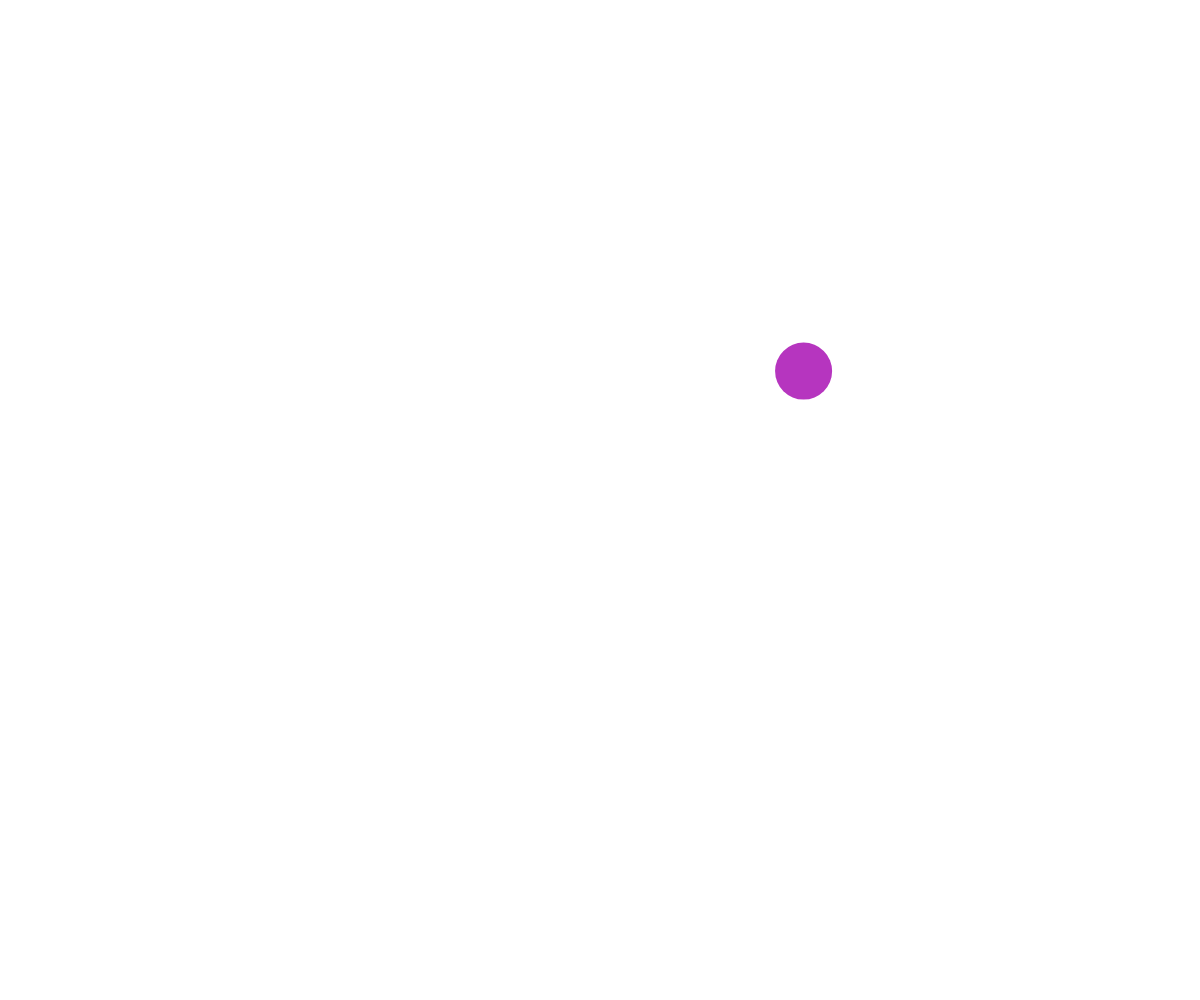
Frame 1 (no input)
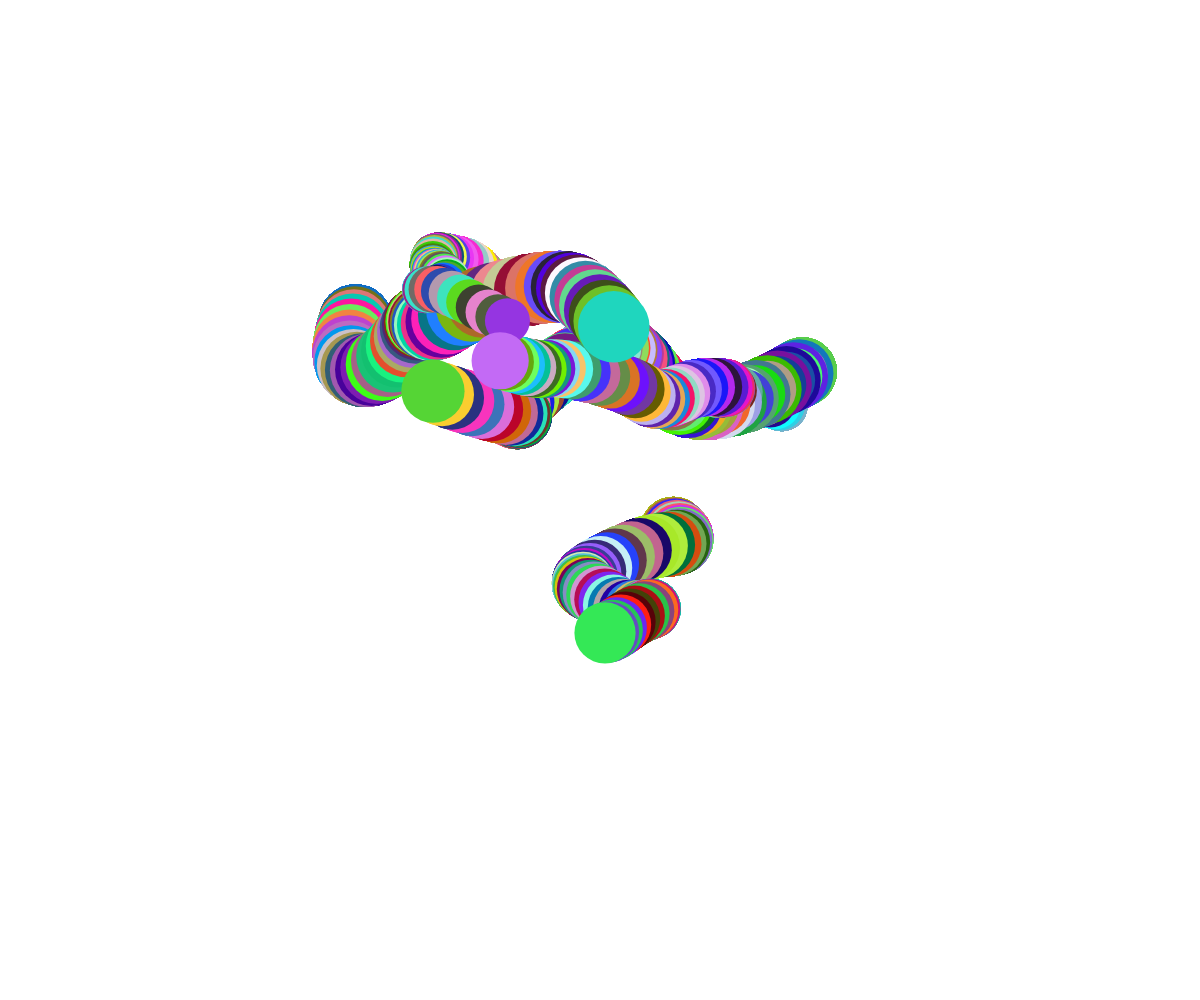
Frame 60 (no input)
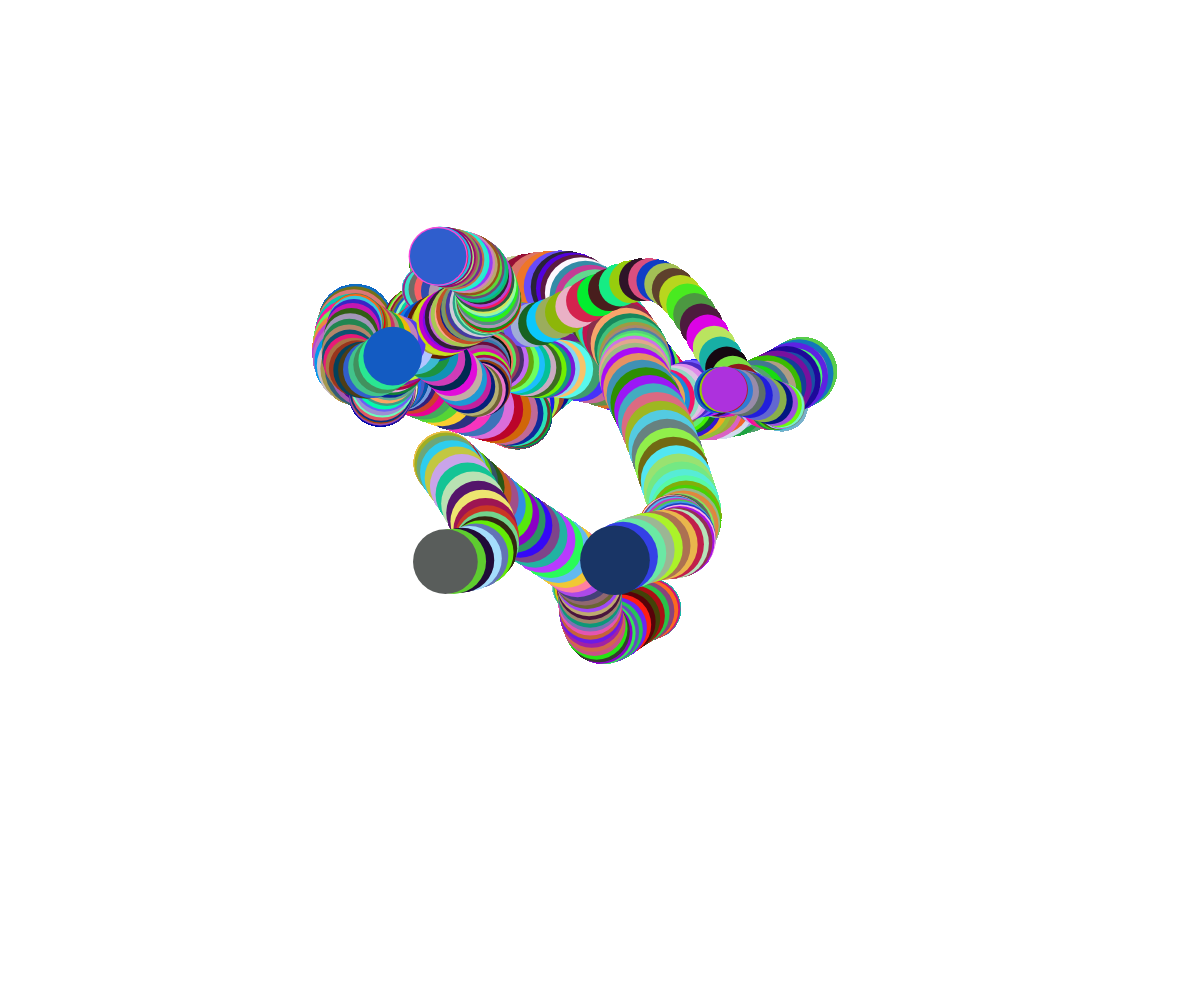
Frame 120 (the mouse pressed at the canvas centre since frame 60)

The p5.js sketch that drew these frames (run headless with seeded random() and noise() and a simulated clock; from frame 60 on, the mouse is pressed at the canvas centre):

// p5.js sketch
// ── sketch.js
let noiseTime = 0;
let noiseTam = 10;
let circles = [];

function setup() {
  createCanvas(windowWidth, windowHeight);
  noStroke();
}

function draw() {
  let fillColor = color(random(255), random(255), random(255));
  fill(fillColor);

  let posX = map(noise(noiseTime), 0, 1, 0, windowWidth);
  let posY = map(noise(noiseTime + 5), 0, 1, 0, windowHeight);
  let tam = map(noise(noiseTam), 0, 1, 20, 100);

  circles.push({ posX, posY, tam, fillColor });

  for (let i = 0; i < circles.length; i++) {
    fill(circles[i].fillColor);
    circle(circles[i].posX, circles[i].posY, circles[i].tam);
  }
  noiseTime += 0.01;
  noiseTam += 0.005;

  for (let i = 0; i < 5; i++) {
    let additionalFillColor = color(random(255), random(255), random(255));
    let additionalPosX = map(noise(noiseTime + i), 0, 1, 0, windowWidth);
    let additionalPosY = map(noise(noiseTime + 5 + i), 0, 1, 0, windowHeight);
    let additionalTam = map(noise(noiseTam + 1 + i), 0, 1, 20, 100);

    circles.push({
      posX: additionalPosX,
      posY: additionalPosY,
      tam: additionalTam,
      fillColor: additionalFillColor,
    });
  }
}
